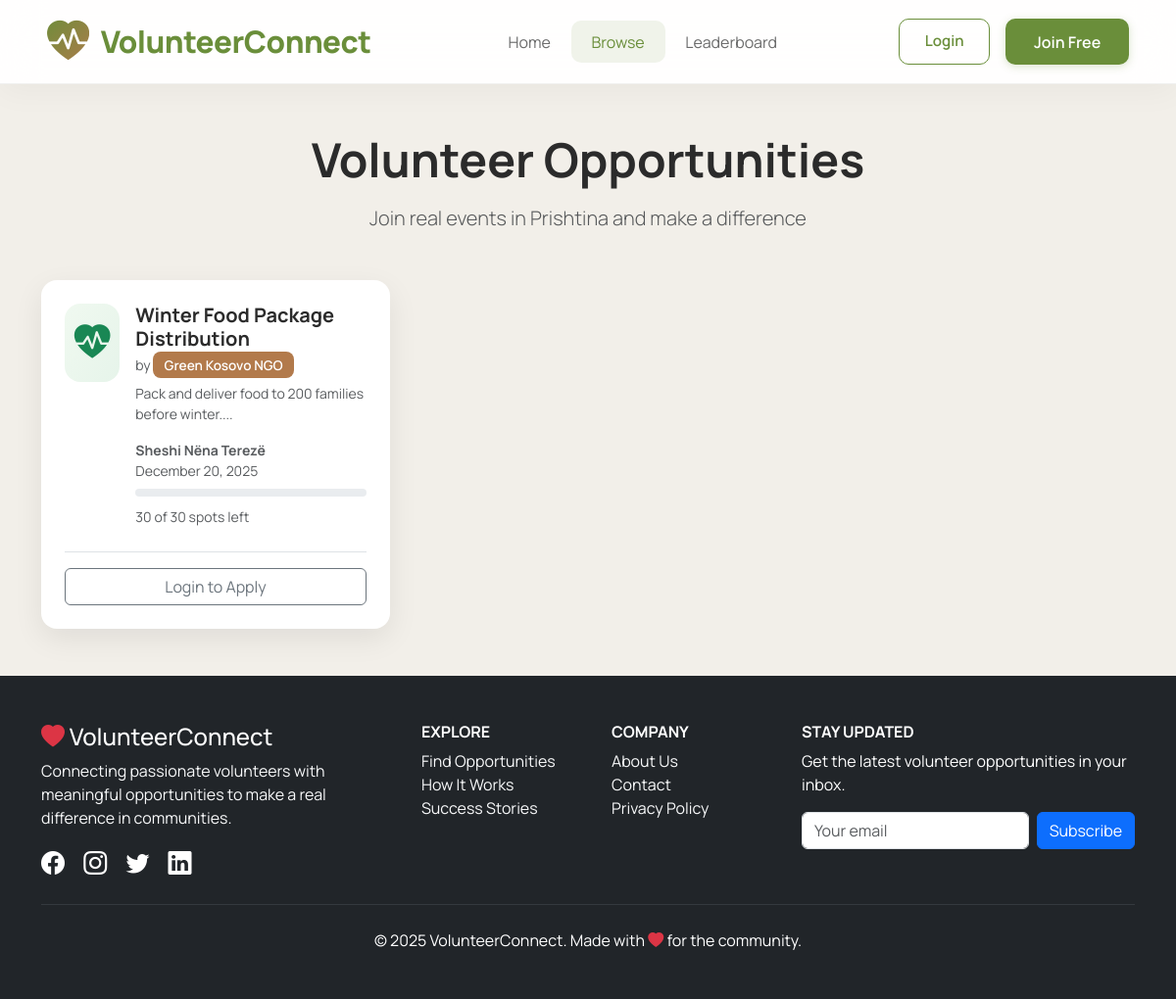
The app's page /public_browse.php with its own data.
### tables this page shows
CREATE TABLE IF NOT EXISTS opportunities (
    id INT AUTO_INCREMENT PRIMARY KEY,
    title VARCHAR(255) NOT NULL,
    description TEXT NOT NULL,
    category VARCHAR(50) DEFAULT 'General',
    location VARCHAR(255) DEFAULT 'Prishtina',
    location_name VARCHAR(255) DEFAULT NULL,
    latitude DECIMAL(10, 8) NULL,
    longitude DECIMAL(11, 8) NULL,
    date DATE NOT NULL,
    time TIME NULL,
    slots INT DEFAULT 10,
    organization_id INT NULL,
    created_at TIMESTAMP DEFAULT CURRENT_TIMESTAMP,
    FOREIGN KEY (organization_id) REFERENCES users(id) ON DELETE SET NULL,
    INDEX idx_date (date),
    INDEX idx_category (category),
    INDEX idx_org (organization_id)
);

CREATE TABLE IF NOT EXISTS users (
    id INT AUTO_INCREMENT PRIMARY KEY,
    name VARCHAR(100) NOT NULL,
    email VARCHAR(150) UNIQUE NOT NULL,
    password VARCHAR(255) NOT NULL,
    role ENUM('user','volunteer','organization','admin') DEFAULT 'user',
    status ENUM('pending','approved','rejected') DEFAULT 'approved',
    total_hours INT DEFAULT 0,
    total_verified_hours INT DEFAULT 0,
    city VARCHAR(100) DEFAULT NULL,
    province VARCHAR(100) DEFAULT NULL,
    created_at TIMESTAMP DEFAULT CURRENT_TIMESTAMP,
    INDEX idx_role (role),
    INDEX idx_email (email)
);

### public_browse.php (the view, shortened to what this page needs)
<?php
require_once 'config/config.php';
include_once 'includes/header.php';
$is_logged_in = !empty($_SESSION['logged_in']);
$stmt = $conn->prepare("
    SELECT o.*, u.name AS org_name,
           (o.slots - COALESCE(c.confirmed,0)) AS spots_left
    FROM opportunities o
    LEFT JOIN users u ON o.organization_id = u.id
    LEFT JOIN (
        SELECT opportunity_id, COUNT(*) AS confirmed
        FROM applications WHERE status = 'confirmed'
        GROUP BY opportunity_id
    ) c ON o.id = c.opportunity_id
    WHERE o.date >= CURDATE()
    ORDER BY o.date ASC
");
$stmt->execute();
$opportunities = $stmt->fetchAll(PDO::FETCH_ASSOC);
?>
<link href="https://unpkg.com/leaflet@1.9.4/dist/leaflet.css" rel="stylesheet">
<div class="container my-5">
    <h1 class="display-5 fw-bold text-center mb-3">Volunteer Opportunities</h1>
    <p class="lead text-muted text-center mb-5">Join real events in Prishtina and make a difference</p>
    <div class="row g-4">
        <?php foreach ($opportunities as $opp):
            $spotsLeft = max(0, (int)$opp['spots_left']);
            $isFull = $spotsLeft === 0;
            $status = null;
        ?>
            <div class="col-md-6 col-lg-4">
                <div class="opp-card h-100 d-flex flex-column">
                    <div class="d-flex gap-3 flex-grow-1">
                        <div style="width:80px;height:80px;background:linear-gradient(120deg,#f0f9f0,#e6f4ea);border-radius:16px;display:flex;align-items:center;justify-content:center">
                            <i class="bi bi-heart-pulse-fill text-success" style="font-size:2.3rem"></i>
                        </div>
                        <div class="flex-grow-1">
                            <h5 class="fw-bold mb-1"><?=htmlspecialchars($opp['title'])?></h5>
                            <p class="small text-muted mb-2">by <span class="org-badge"><?=htmlspecialchars($opp['org_name']??'Community')?></span></p>
                            <p class="small text-muted mb-3"><?=htmlspecialchars(substr($opp['description'],0,100))?>...</p>
                            <ul class="list-unstyled small text-muted mb-2">
                                <li><strong><?=htmlspecialchars($opp['final_location'])?></strong></li>
                                <li><?=date('F j, Y', strtotime($opp['date']))?></li>
                            </ul>
                            <div class="progress mb-2" style="height:8px">
                            </div>
                            <small class="text-muted"><?=$spotsLeft?> of <?=$opp['slots']?> spots left</small>
                        </div>
                    </div>
                    <div class="mt-4 pt-3 border-top">
                        <?php if (!$is_logged_in): ?>
                            <a href="auth/login.php" class="btn btn-outline-secondary w-100">Login to Apply</a>
                        <?php elseif (IS_BLOCKED_USER): ?>
                            <button class="btn btn-secondary w-100" disabled>Cannot Apply</button>
                        <?php elseif ($status === 'pending'): ?>
                            <div class="state pending">Application Pending</div>
                        <?php elseif ($status === 'confirmed'): ?>
                            <div class="state pending text-success">You're Confirmed!</div>
                        <?php elseif ($isFull): ?>
                            <div class="state full">Event is Full</div>
                        <?php endif; ?>
                    </div>
                </div>
            </div>
        <?php endforeach; ?>
    </div>
</div>
<?php include 'includes/footer.php'; ob_end_flush(); ?>

### includes/header.php (style rules this page uses)
:root { --earth-1: #f2efe9; --accent-1: #6a8e3a; --accent-2: #b27a4b; --muted: #6b6b6b; }
body { font-family: 'Manrope', 'Inter', sans-serif; background: var(--earth-1); color: #2b2b2b; margin: 0; }

### public_browse.php (style rules this page uses)
:root { --accent:#6a8e3a;--accent2:#b27a4b }
.opp-card { border-radius:16px;background:#fff;box-shadow:0 10px 30px rgba(0,0,0,.08);padding:1.5rem;transition:.3s }
.org-badge { background:var(--accent2);color:#fff;padding:.3rem .7rem;border-radius:8px;font-size:.85rem;font-weight:600 }

### records on screen
opportunities: title "Winter Food Package Distribution", organization.name "Green Kosovo NGO", description "Pack and deliver food to 200 families before winter.", location_name "Sheshi Nëna Terezë", date "December 20, 2025", spotsLeft "30", slots "30"
